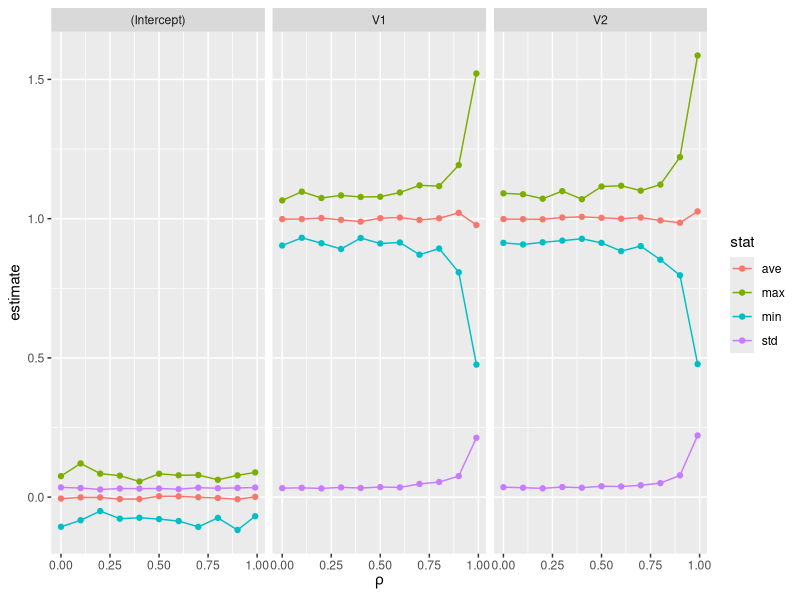

This figure's R source:
## ---- chunk 1
library(MASS)
library(tidyverse)
## ---- chunk 2
?mvrnorm
mvrnorm(100, c(10, 20), matrix(c(5, 3, 3, 10), nrow = 2))  %>% cor
mvrnorm(100, c(10, 20), matrix(c(5, 6, 6, 10), nrow = 2))  %>% cor
## ---- chunk 3
# mvrnorm(100, c(0, 0), matrix(c(2, 3, 3, 2), nrow = 2))
## ---- chunk 4
get_estimates <- function(rho = 0) {
  X <- mvrnorm(1000, rep(0, 2), matrix(c(1, rho, rho, 1), nrow = 2)) %>% 
    as_data_frame %>% mutate(y = V1 + V2 + rnorm(1000))
  lm(y ~ ., data = X)$coefficients
}
## ---- chunk 5
rho_grid <- seq(0, .9, .1) %>% c(.99)
results  <- vector('list', length(rho_grid)) 
for(i in 1:length(rho_grid)) {
  results[[i]] <- replicate(100, get_estimates(rho_grid[i])) %>% t %>% 
    as_data_frame %>% 
    mutate(rho_value = rho_grid[i])
}
result_df <- do.call('rbind', results)
## ---- chunk 6
result_long <- gather(result_df, key = parameter, value = estimate, -rho_value)
## ---- chunk 7
stats <- result_long %>% group_by(rho_value, parameter) %>% 
  summarise(ave = mean(estimate), 
            std = sd(estimate),
            min = min(estimate),
            max = max(estimate)) %>% 
  gather(key = stat, value = val, -rho_value, -parameter)

ggplot(stats, aes(rho_value, val)) + 
  geom_point(aes(col = stat)) +
  geom_line(aes(col = stat)) + 
  facet_wrap(~parameter) +
  xlab(expression(rho)) +
  ylab('estimate')
## ---- chunk 8
result_df %>% group_by(rho_value) %>% summarise(cor_est = cor(V1, V2))
